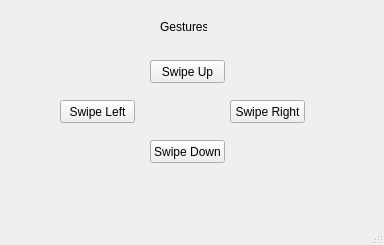
<?xml version="1.0" encoding="UTF-8"?>
<ui version="4.0">
 <class>MainWindow</class>
 <widget class="QMainWindow" name="MainWindow">
  <property name="geometry">
   <rect>
    <x>0</x>
    <y>0</y>
    <width>384</width>
    <height>245</height>
   </rect>
  </property>
  <property name="windowTitle">
   <string>MainWindow</string>
  </property>
  <widget class="QWidget" name="centralwidget">
   <widget class="QPushButton" name="bLeft">
    <property name="geometry">
     <rect>
      <x>60</x>
      <y>100</y>
      <width>75</width>
      <height>23</height>
     </rect>
    </property>
    <property name="text">
     <string>Swipe Left</string>
    </property>
   </widget>
   <widget class="QPushButton" name="bRight">
    <property name="geometry">
     <rect>
      <x>150</x>
      <y>140</y>
      <width>75</width>
      <height>23</height>
     </rect>
    </property>
    <property name="text">
     <string>Swipe Down</string>
    </property>
   </widget>
   <widget class="QPushButton" name="bUp">
    <property name="geometry">
     <rect>
      <x>150</x>
      <y>60</y>
      <width>75</width>
      <height>23</height>
     </rect>
    </property>
    <property name="text">
     <string>Swipe Up</string>
    </property>
   </widget>
   <widget class="QPushButton" name="bDown">
    <property name="geometry">
     <rect>
      <x>230</x>
      <y>100</y>
      <width>75</width>
      <height>23</height>
     </rect>
    </property>
    <property name="text">
     <string>Swipe Right</string>
    </property>
   </widget>
   <widget class="QLabel" name="label">
    <property name="geometry">
     <rect>
      <x>160</x>
      <y>20</y>
      <width>47</width>
      <height>13</height>
     </rect>
    </property>
    <property name="text">
     <string>Gestures</string>
    </property>
   </widget>
  </widget>
  <widget class="QMenuBar" name="menubar">
   <property name="geometry">
    <rect>
     <x>0</x>
     <y>0</y>
     <width>384</width>
     <height>21</height>
    </rect>
   </property>
  </widget>
  <widget class="QStatusBar" name="statusbar"/>
 </widget>
 <resources/>
 <connections/>
</ui>
